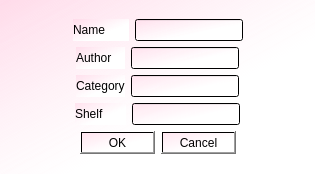
<?xml version="1.0" encoding="UTF-8"?>
<ui version="4.0">
 <class>BookDialog</class>
 <widget class="QDialog" name="BookDialog">
  <property name="geometry">
   <rect>
    <x>0</x>
    <y>0</y>
    <width>315</width>
    <height>174</height>
   </rect>
  </property>
  <property name="windowTitle">
   <string>Dialog</string>
  </property>
  <property name="styleSheet">
   <string notr="true">
background-color: qlineargradient(spread:repeat, x1:0, y1:0, x2:1, y2:1, stop:0 rgba(255, 204, 225, 117), stop:0.613636 rgba(255, 255, 255, 255));</string>
  </property>
  <layout class="QVBoxLayout" name="verticalLayout_3">
   <item>
    <layout class="QVBoxLayout" name="verticalLayout_2">
     <item>
      <layout class="QVBoxLayout" name="verticalLayout">
       <item>
        <layout class="QHBoxLayout" name="horizontalLayout">
         <item>
          <spacer name="horizontalSpacer">
           <property name="orientation">
            <enum>Qt::Horizontal</enum>
           </property>
           <property name="sizeHint" stdset="0">
            <size>
             <width>40</width>
             <height>20</height>
            </size>
           </property>
          </spacer>
         </item>
         <item>
          <widget class="QLabel" name="label">
           <property name="text">
            <string>Name       </string>
           </property>
          </widget>
         </item>
         <item>
          <widget class="QLineEdit" name="name"/>
         </item>
         <item>
          <spacer name="horizontalSpacer_2">
           <property name="orientation">
            <enum>Qt::Horizontal</enum>
           </property>
           <property name="sizeHint" stdset="0">
            <size>
             <width>40</width>
             <height>20</height>
            </size>
           </property>
          </spacer>
         </item>
        </layout>
       </item>
       <item>
        <layout class="QHBoxLayout" name="horizontalLayout_2">
         <item>
          <spacer name="horizontalSpacer_6">
           <property name="orientation">
            <enum>Qt::Horizontal</enum>
           </property>
           <property name="sizeHint" stdset="0">
            <size>
             <width>40</width>
             <height>20</height>
            </size>
           </property>
          </spacer>
         </item>
         <item>
          <widget class="QLabel" name="label_2">
           <property name="text">
            <string>Author    </string>
           </property>
          </widget>
         </item>
         <item>
          <widget class="QLineEdit" name="author"/>
         </item>
         <item>
          <spacer name="horizontalSpacer_3">
           <property name="orientation">
            <enum>Qt::Horizontal</enum>
           </property>
           <property name="sizeHint" stdset="0">
            <size>
             <width>40</width>
             <height>20</height>
            </size>
           </property>
          </spacer>
         </item>
        </layout>
       </item>
       <item>
        <layout class="QHBoxLayout" name="horizontalLayout_3">
         <item>
          <spacer name="horizontalSpacer_7">
           <property name="orientation">
            <enum>Qt::Horizontal</enum>
           </property>
           <property name="sizeHint" stdset="0">
            <size>
             <width>40</width>
             <height>20</height>
            </size>
           </property>
          </spacer>
         </item>
         <item>
          <widget class="QLabel" name="label_3">
           <property name="text">
            <string>Category</string>
           </property>
          </widget>
         </item>
         <item>
          <widget class="QLineEdit" name="category"/>
         </item>
         <item>
          <spacer name="horizontalSpacer_5">
           <property name="orientation">
            <enum>Qt::Horizontal</enum>
           </property>
           <property name="sizeHint" stdset="0">
            <size>
             <width>40</width>
             <height>20</height>
            </size>
           </property>
          </spacer>
         </item>
        </layout>
       </item>
       <item>
        <layout class="QHBoxLayout" name="horizontalLayout_4">
         <item>
          <spacer name="horizontalSpacer_8">
           <property name="orientation">
            <enum>Qt::Horizontal</enum>
           </property>
           <property name="sizeHint" stdset="0">
            <size>
             <width>40</width>
             <height>20</height>
            </size>
           </property>
          </spacer>
         </item>
         <item>
          <widget class="QLabel" name="label_4">
           <property name="text">
            <string>Shelf       </string>
           </property>
          </widget>
         </item>
         <item>
          <widget class="QLineEdit" name="shelf"/>
         </item>
         <item>
          <spacer name="horizontalSpacer_10">
           <property name="orientation">
            <enum>Qt::Horizontal</enum>
           </property>
           <property name="sizeHint" stdset="0">
            <size>
             <width>40</width>
             <height>20</height>
            </size>
           </property>
          </spacer>
         </item>
        </layout>
       </item>
      </layout>
     </item>
     <item>
      <layout class="QHBoxLayout" name="horizontalLayout_5">
       <item>
        <spacer name="horizontalSpacer_4">
         <property name="orientation">
          <enum>Qt::Horizontal</enum>
         </property>
         <property name="sizeHint" stdset="0">
          <size>
           <width>40</width>
           <height>20</height>
          </size>
         </property>
        </spacer>
       </item>
       <item>
        <widget class="QPushButton" name="pushButton">
         <property name="text">
          <string>OK</string>
         </property>
        </widget>
       </item>
       <item>
        <widget class="QPushButton" name="pushButton_2">
         <property name="text">
          <string>Cancel</string>
         </property>
        </widget>
       </item>
       <item>
        <spacer name="horizontalSpacer_9">
         <property name="orientation">
          <enum>Qt::Horizontal</enum>
         </property>
         <property name="sizeHint" stdset="0">
          <size>
           <width>40</width>
           <height>20</height>
          </size>
         </property>
        </spacer>
       </item>
      </layout>
     </item>
    </layout>
   </item>
  </layout>
 </widget>
 <resources/>
 <connections/>
</ui>
